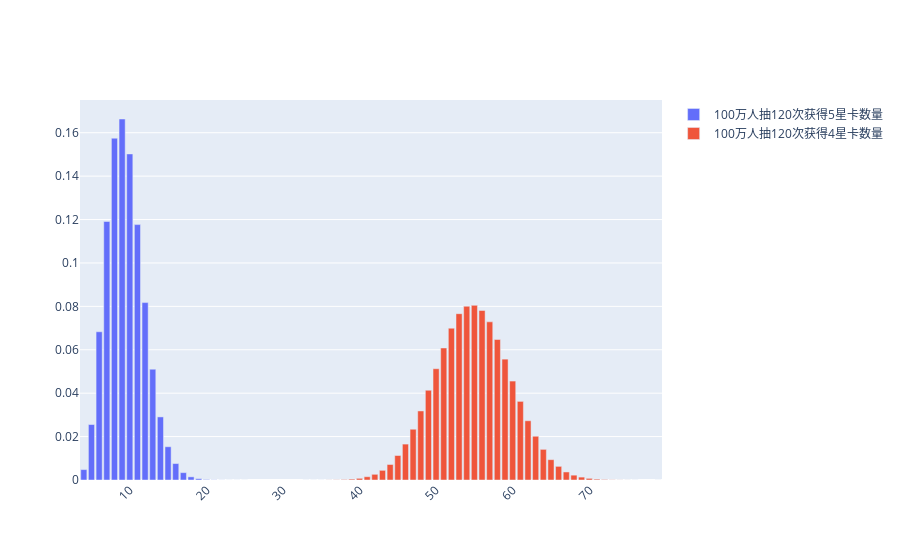

Notebook code for this chart:
### Code cell
showBars(['100万人抽120次获得5星卡数量', '100万人抽120次获得4星卡数量'], [map5, map4], randcards2TotalNums)
